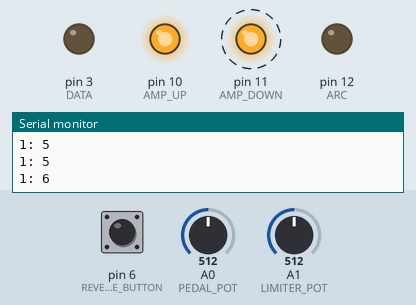
Simulated run of this sketch. Board: Arduino Uno, built with avr-gcc and run on an emulated ATmega328P. On the bench: output pins drawn as LEDs (lit = HIGH), the last lines printed to the serial monitor. Dashed ring = blinking. The inputs (shaded band) are chosen by the test bench; at power-on: A0 (PEDAL_POT) = 512, pin 6 (REVERSE_BUTTON) HIGH, A1 (LIMITER_POT) = 512.

Above: at 1.33 s.
1.4 s: A0 (PEDAL_POT) set to 306
At 4.2 s:
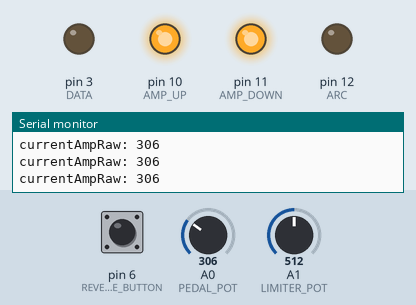
4.4 s: A0 (PEDAL_POT) set to 110
At 4.44 s:
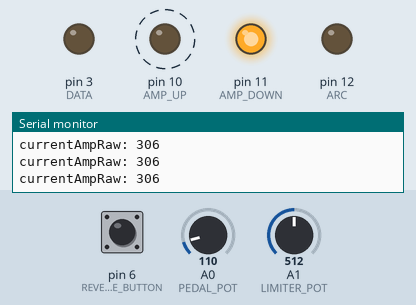
7.4 s: A0 (PEDAL_POT) set to 92
Timing chart, 0 to 10.4 s (numbered marks = the images above; inputs shaded):
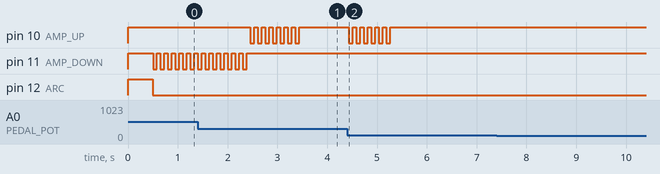

The sketch:

pedal.ino
```cpp
// (licence header left out)
//TODO
// 1. shutdown immidiately
// 2. take low pedal pot value on start

//i#include <Adafruit_SSD1306.h>

#define PEDAL_POT 0
#define LIMITER_POT 1

#define REVERSE_BUTTON 6

#define ARC 12
#define AMP_DOWN 11
#define AMP_UP 10

#define PULSE_PERIOD 75			// ms
#define PULSE_PERIOD_DELAY 75
#define SLEEP_SEC 10			// s
#define LIMITER_MIN 10
#define LIMITER_MAX 50


#define TEXT_SIZE 6
#define OLED_RESET 4
//Adafruit_SSD1306 display(OLED_RESET);

#define CLK 5
#define LATCH 4
#define DATA 3

int minPedalPotValue = 30;
int currentAmp = 0;
int limiterRange = 0;
bool reverseDirection = false;

void setup() {
  pinMode(REVERSE_BUTTON, INPUT_PULLUP);

  // set singal pins to HIGH by default as welding machine listens for the LOW to inc/dec amps
  digitalWrite(ARC, HIGH);
  digitalWrite(AMP_UP, HIGH);
  digitalWrite(AMP_DOWN, HIGH);

  pinMode(ARC, OUTPUT);
  pinMode(AMP_UP, OUTPUT);
  pinMode(AMP_DOWN, OUTPUT);

  pinMode(LATCH, OUTPUT);
  pinMode(CLK, OUTPUT);
  pinMode(DATA, OUTPUT);

//  minPedalPotValue = analogRead(PEDAL_POT);
  minPedalPotValue = 100;

//  display.begin(SSD1306_SWITCHCAPVCC, SSD1306_I2C_ADDRESS);  // initialize with the I2C addr 0x3D (for the 128x64)
//
//  display.setTextSize(TEXT_SIZE);
//  display.setTextColor(WHITE);

  Serial.begin(9600);
  Serial.println("Hello from pedal...");
}

void loop() {
  int currentAmpRaw = analogRead(PEDAL_POT);

  Serial.print("currentAmpRaw: ");
  Serial.println(currentAmpRaw);

  if (currentAmpRaw <= minPedalPotValue && currentAmp <= 0 || !limiterRange) {
    limiterRange = map(analogRead(LIMITER_POT), 0, 1023, LIMITER_MIN, LIMITER_MAX);      // range from 10 to 50
    reverseDirection = digitalRead(REVERSE_BUTTON) == HIGH;
    displayNumber(limiterRange, '=');
    delay(500);
    //sleepNow();
    return;
  }

//  wakeUpNow();

  digitalWrite(ARC, LOW);

  int loopAmp = map(currentAmpRaw, minPedalPotValue, 1023, 0, limiterRange);

  while (loopAmp != currentAmp) {
    bool isUp;

    if (loopAmp < currentAmp && currentAmp > 0) {
      isUp = !reverseDirection ? false : true;
      currentAmp--;
    } else if (loopAmp > currentAmp) {
      isUp = !reverseDirection ? true : false;
      currentAmp++;
    } else {
      break;
    }

    if (currentAmpRaw <= minPedalPotValue) {
      digitalWrite(ARC, HIGH);
    }

    displayNumber(currentAmp, isUp ? '+' : '-');

    //if (isUp) {
    //  encoderWrite(AMP_UP, AMP_DOWN);
    //} else {
    //  encoderWrite(AMP_DOWN, AMP_UP);
    //}

    pulseWrite(isUp ? AMP_UP : AMP_DOWN);

    displayNumber(currentAmp, ' ');
  }
}

void pulseWrite(int pedalPin) {
  digitalWrite(pedalPin, LOW);
  delay(PULSE_PERIOD);
  digitalWrite(pedalPin, HIGH);
  delay(PULSE_PERIOD_DELAY);
}

//void encoderWrite(int firstPin, int secondPin) {
//  digitalWrite(firstPin, HIGH);
//  delay(PULSE_PERIOD / 2);
//  digitalWrite(secondPin, HIGH);
//  delay(PULSE_PERIOD / 2);
//  digitalWrite(firstPin, LOW);
//  delay(PULSE_PERIOD / 2);
//  digitalWrite(secondPin, LOW);
//  delay(PULSE_PERIOD / 2);
//}

void displayNumber(int val, char sign) {
//  // 7-segment display
//  digitalWrite(LATCH, LOW);
//  shiftOut(DATA, CLK, LSBFIRST, 0);
//  shiftOut(DATA, CLK, LSBFIRST, 0);
//  digitalWrite(LATCH, HIGH);
//
//  if (val < 10)
//  {
//    digitalWrite(LATCH, LOW);
//    shiftOut(DATA, CLK, LSBFIRST, digit(val));
//    shiftOut(DATA, CLK, LSBFIRST, 0);
//    digitalWrite(LATCH, HIGH);
//  }
//  else if (val >= 10)
//  {
//    digitalWrite(LATCH, LOW);
//    shiftOut(DATA, CLK, LSBFIRST, digit(int(val%10)));
//    shiftOut(DATA, CLK, LSBFIRST, digit(int(val/10)));
//    digitalWrite(LATCH, HIGH);
//  }

  // Mini OLED Display
//  int posX = 0;
//  if (val < 10) {
//    posX = ( SSD1306_LCDWIDTH - 2*5*TEXT_SIZE - TEXT_SIZE ) / 2;
//  }
//  else {
//    posX = ( SSD1306_LCDWIDTH - 3*5*TEXT_SIZE - 2*TEXT_SIZE) / 2;
//  }
//  display.setCursor(posX,17);
//  display.clearDisplay();
//  display.print(sign);
//  display.print(val);
//  display.display();

  // Serial write
  Serial.print(millis() / 1000);
  Serial.print(": ");
  Serial.println(val);
}

//		a | b | c | d | e | f | g | DP
//		0 | 1 | 2 | 3 | 4 | 5 | 6 | 7
// 		-------------------------------
//0		1	1	1	1	1	1	0	0
//1		0	1	1	0	0	0	0	0
//2	 	1	1	0	1	1	0	1	0
//3		1	1	1	1	0	0	1	0
//4	 	0	1	1	0	0	1	1	0
//5		1	0	1	1	0	1	1	0
//6		1	0	1	1	1	1	1	0
//7		1	1	1	0	0	0	0	0
//8		1	1	1	1	1	1	1	0
//9		1	1	1	0	0	1	1	0

//int segdisp[10] = {
//  0b11111100,
//  0b01100000,
//  0b11011010,
//  0b11110010,
//  0b01100110,
//  0b10110110,
//  0b10111110,
//  0b11100000,
//  0b11111110,
//  0b11100110
//};
//
//int digit(int theVal) {
//  return segdisp[theVal];
//}

//int awakeTime = millis() / 1000;
//void sleepNow()
//{
//  int currentTime = millis() / 1000;
//
//  if (currentTime - awakeTime < SLEEP_SEC) {
//    return;
//  }
//
//  set_sleep_mode(SLEEP_MODE_PWR_DOWN);
//  sleep_enable();
//  attachInterrupt(0, wakeUpNow, CHANGE);
//  sleep_mode();
//  sleep_disable();
//  detachInterrupt(0);
//}
//
//void wakeUpNow() {
//	awakeTime = millis() / 1000;
//}
```

Measured:
- after the input at 1.4 s, pin 10 (AMP_UP): alternates HIGH for 0.08 s and LOW for 0.08 s, 14 changes in all, then stays HIGH, starting after 1.1 s
- after the input at 4.4 s, pin 10 (AMP_UP): alternates HIGH for 0.08 s and LOW for 0.08 s, 12 changes in all, then stays HIGH, starting at once
- by itself, pin 11 (AMP_DOWN): alternates HIGH for 0.08 s and LOW for 0.08 s, 14 changes in all, then stays HIGH
